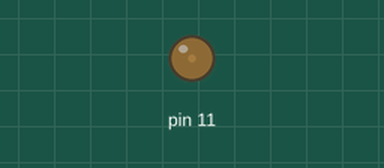
Recording of a sketch running on a simulated Arduino Uno, built with avr-gcc and run on an emulated ATmega328P. Parts: output pins drawn as LEDs (lit = HIGH).

Above: at 0.05 s.
At 0.25 s:
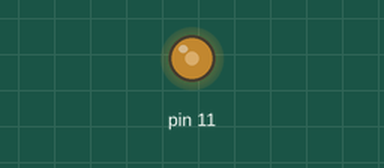
At 0.45 s:
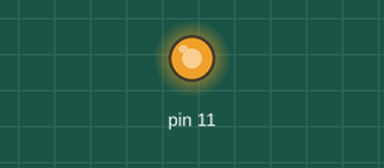
At 0.9 s:
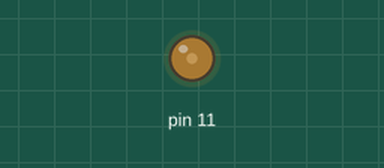
Timing chart, 0 to 3.0 s (numbered marks = the images above):
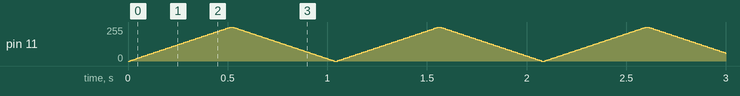

The sketch:

Breathingled.ino
```cpp
int i;
float delay_time;

void setup()
{
  i = 0;
  pinMode(11, OUTPUT);
}

void loop()
{
  delay_time = 10 ;

  for (i = 0; i <= 255; i += 5) {
    analogWrite(11, i);
    delay(delay_time);
  }

  for (i = 255; i >= 0; i -= 5) {
    analogWrite(11, i);
    delay(delay_time);
  }

}
```
